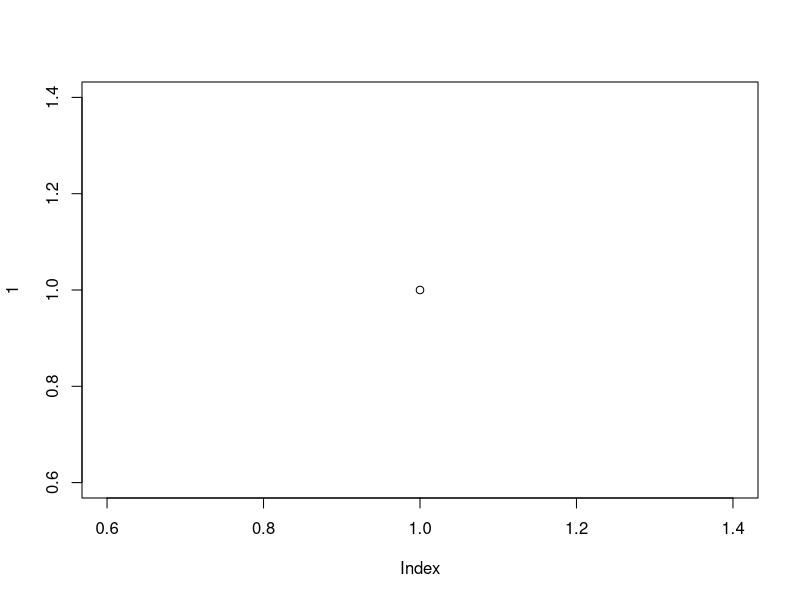
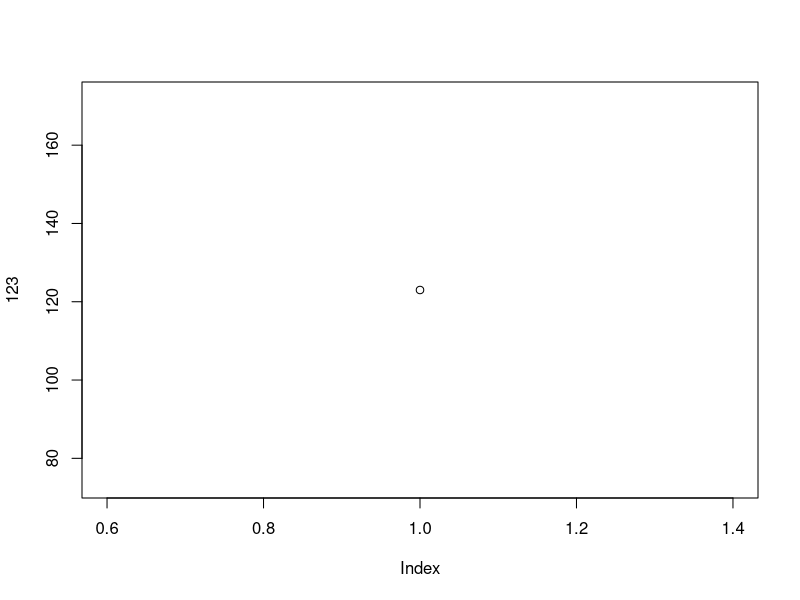

The R script that drew these images, in order: (Note: this script raises an error after producing the figures.)
### https://jennybc.github.io/2014-05-12-ubc/ubc-r/session03_git.html


plot(1)

plot(123)

library(ggplot2)

write.csv(c(1), "./dataderived/tmp.csv")
